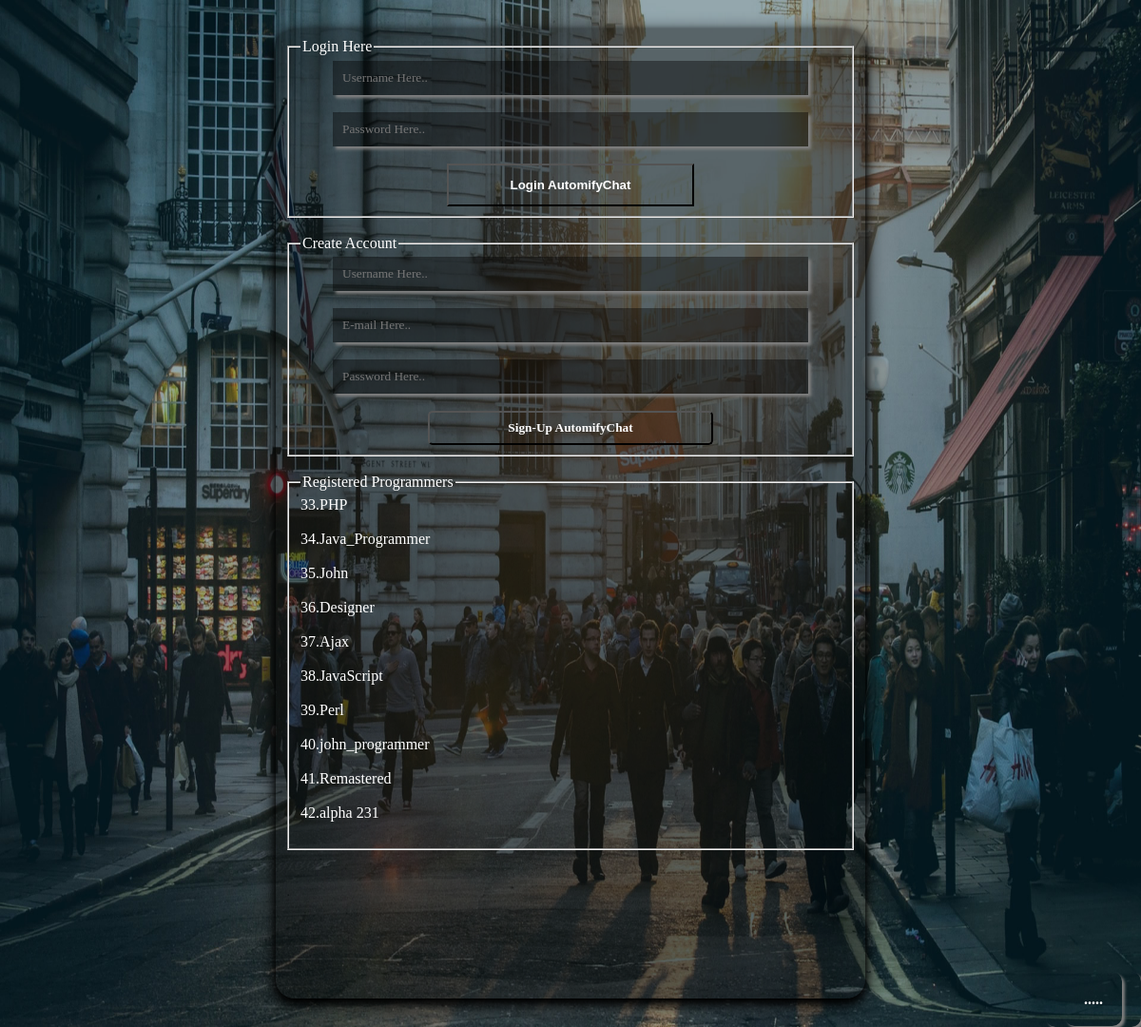
The page / on the database its author committed.
### tables this page shows
CREATE TABLE `signup` (
  `uid` int(11) NOT NULL,
  `username` varchar(200) NOT NULL,
  `email` varchar(200) NOT NULL,
  `password` varchar(200) NOT NULL
);

### index.php (the view, shortened to what this page needs)
<!DOCTYPE html>
<head>
</head>
<body>
	<div id="de">
		<h2 id="te"><a href="about.php">.....</a></h2>
	</div>
	<div id="main">
		<center>
    <div id="info">
    	<fieldset>
    <legend>Login Here</legend>
    <form action="login.php" method="post">
    <input type="text" name="username" placeholder="Username Here.."required maxlength="17" minlength="8"><br><br>
    <input type="password" name="password" placeholder="Password Here.."required maxlength="17" minlength="8"><br><br>
    <button type="submit" style="background-color:transparent;color:white;width:260px;padding: 13px;cursor: pointer;"><b>Login AutomifyChat</b></button>
</fieldset>
<form action="signup.php" method="post">
	<br>
	<fieldset>
	<legend>Create Account</legend>
    <input type="text" name="username" placeholder="Username Here.."required maxlength="17" minlength="8"><br><br>
    <input type="email" name="email" placeholder="E-mail Here.."required><br><br>
    <input type="password" name="password" placeholder="Password Here.."required maxlength="17" minlength="8"><br><br>
     <button id="bt" type="submit"><b>Sign-Up AutomifyChat</b></button>
</form>
<br>
<fieldset id="reg">
	<legend>Registered Programmers</legend>
<?php
$conn=mysqli_connect("localhost","root","","s1database");
$query="SELECT * FROM signup";
if($result=mysqli_query($conn, $query)){
while($row=mysqli_fetch_row($result))
{
echo $row['0'].'.'.$row['1'].'<div id="zero"></div>'.'</br>';
}
}
?>
</fieldset>
 </div>
</center>
</div>
</body>
</html>

### rows shown on the page
signup: uid "33", username "PHP"
signup: uid "34", username "Java_Programmer"
signup: uid "35", username "John"
signup: uid "36", username "Designer"
signup: uid "37", username "Ajax"
signup: uid "38", username "JavaScript"
signup: uid "39", username "Perl"
signup: uid "40", username "john_programmer"
signup: uid "41", username "Remastered"
signup: uid "42", username "alpha 231"
